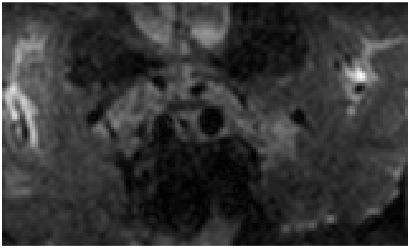
#> input picture gt_EX4249_one.png, 410 x 248 px, found by its file name
$ python dataset.py
#> lines starting #> are read from the running program, lines starting #| are printed output that depends on the picture
#%%

import cv2
import matplotlib.pyplot as plt
import numpy as np

data_dir = '' #write your directory
img = cv2.imread(data_dir + "/gt_EX4249_one.png")
#> img is the input picture: shape (248, 410, 3); min 0, max 255, mean 56
img2 = cv2.imread(data_dir + "/gt_EX4249_one.png", cv2.IMREAD_GRAYSCALE)
#> img2: shape (248, 410); min 0, max 255, mean 56
img3 = plt.imread(data_dir + "/gt_EX4249_one.png")
#> img3: shape (248, 410, 3) float32; min 0, max 1, mean 0.22

plt.imshow(cv2.cvtColor(img, cv2.COLOR_BGR2RGB))
plt.imshow(img2)
plt.imshow(img2, cmap = 'gray')
plt.imshow(img3)

img_shape = img3.shape
#> img_shape = (248, 410, 3)

std = 20

def make_noise(std, gray): #std: 잡음의 크기
    height, width = gray.shape
    img_noise = np.zeros((height, width), dtype = np.float64)

    #가우시안 노이즈 만들기
    for i in range(height):
        for j in range(width):
            make_noise = np.random.normal() #random 함수 이용해서 노이즈 만들기
            set_noise = std * make_noise
            img_noise[i][j] = gray[i][j] + set_noise #set_noise를 더해주어 원본 영상에 노이즈 추가
    return img_noise

gray = cv2.cvtColor(img, cv2.COLOR_BGR2GRAY)
height, width = gray.shape
#> height = 248; width = 410
img_noise = make_noise(std, gray)
#> after the loop in make_noise, `for i in range(height):`:
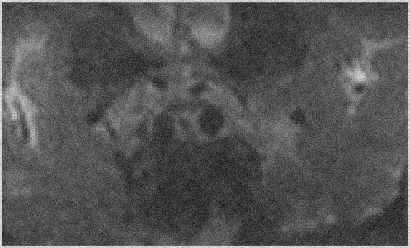
#> img_noise: shape (248, 410) float64; min -78.93, max 329.2, mean 56; drawn with min black and max white

img_noisy = plt.imshow(np.expand_dims(img_noise, axis=0).reshape(248, 410, 1), cmap='gray')
plt.axis('off') #x,y축 모두 없애기
plt.savefig("noisy.png", bbox_inches='tight')
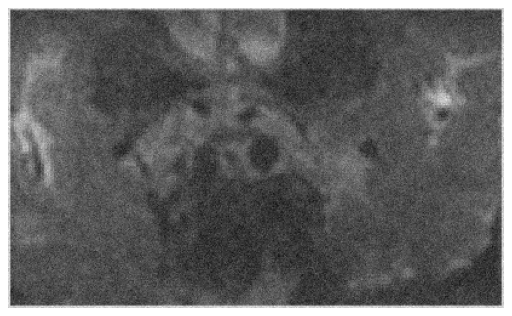
#> figure drawn by matplotlib, 1 panel
plt.show()
print(img_noise.shape)
#| (248, 410)
